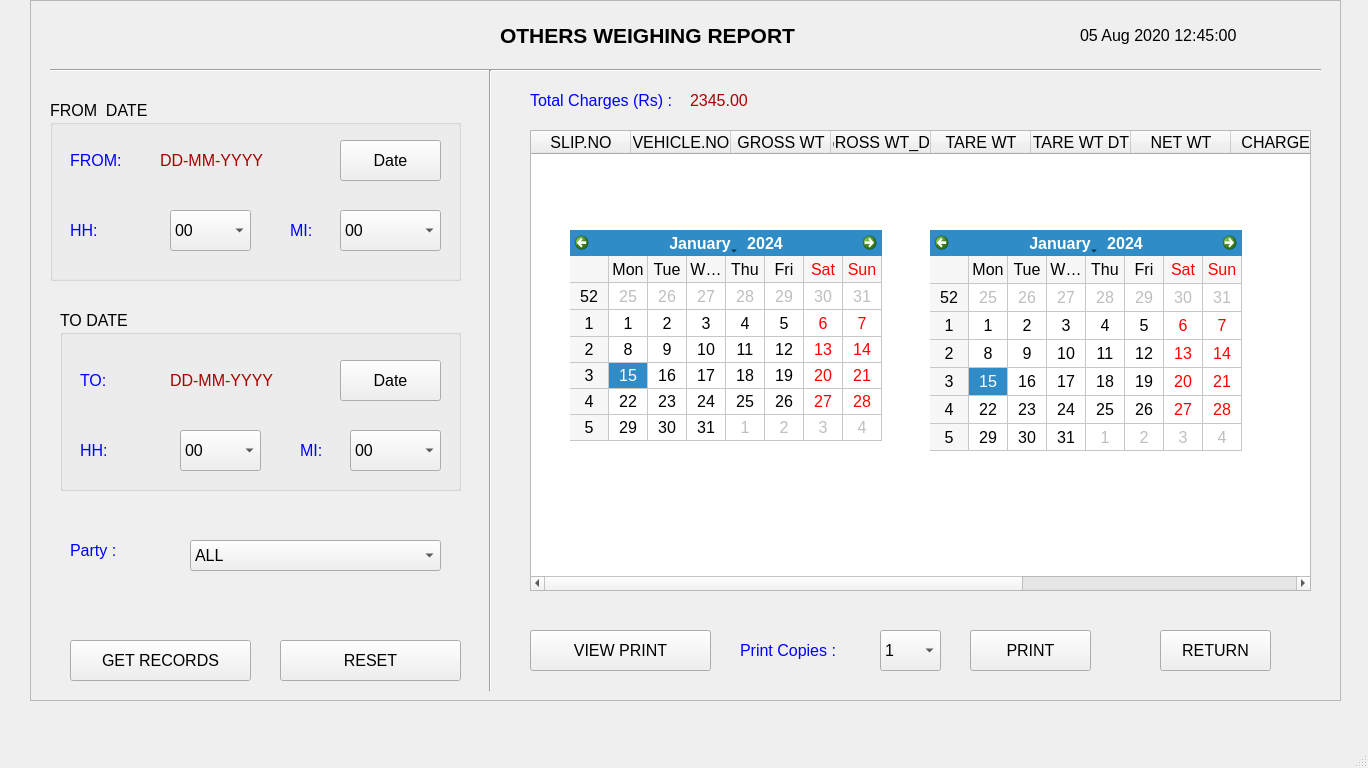
<?xml version="1.0" encoding="UTF-8"?>
<ui version="4.0">
 <class>MainWindow</class>
 <widget class="QMainWindow" name="MainWindow">
  <property name="geometry">
   <rect>
    <x>0</x>
    <y>0</y>
    <width>1368</width>
    <height>768</height>
   </rect>
  </property>
  <property name="baseSize">
   <size>
    <width>0</width>
    <height>0</height>
   </size>
  </property>
  <property name="windowTitle">
   <string>MainWindow</string>
  </property>
  <widget class="QWidget" name="centralwidget">
   <widget class="QFrame" name="frame">
    <property name="geometry">
     <rect>
      <x>30</x>
      <y>0</y>
      <width>1311</width>
      <height>701</height>
     </rect>
    </property>
    <property name="font">
     <font>
      <pointsize>12</pointsize>
     </font>
    </property>
    <property name="frameShape">
     <enum>QFrame::StyledPanel</enum>
    </property>
    <property name="frameShadow">
     <enum>QFrame::Raised</enum>
    </property>
    <widget class="QLabel" name="label_20">
     <property name="geometry">
      <rect>
       <x>1010</x>
       <y>10</y>
       <width>241</width>
       <height>51</height>
      </rect>
     </property>
     <property name="font">
      <font>
       <family>Arial</family>
       <pointsize>12</pointsize>
       <weight>50</weight>
       <bold>false</bold>
       <underline>false</underline>
      </font>
     </property>
     <property name="styleSheet">
      <string notr="true"/>
     </property>
     <property name="text">
      <string>05 Aug 2020 12:45:00 </string>
     </property>
     <property name="alignment">
      <set>Qt::AlignCenter</set>
     </property>
    </widget>
    <widget class="QPushButton" name="pushButton_9">
     <property name="geometry">
      <rect>
       <x>40</x>
       <y>640</y>
       <width>181</width>
       <height>41</height>
      </rect>
     </property>
     <property name="font">
      <font>
       <pointsize>12</pointsize>
      </font>
     </property>
     <property name="text">
      <string>GET RECORDS</string>
     </property>
    </widget>
    <widget class="Line" name="line">
     <property name="geometry">
      <rect>
       <x>20</x>
       <y>60</y>
       <width>1271</width>
       <height>20</height>
      </rect>
     </property>
     <property name="font">
      <font>
       <pointsize>12</pointsize>
      </font>
     </property>
     <property name="orientation">
      <enum>Qt::Horizontal</enum>
     </property>
    </widget>
    <widget class="Line" name="line_2">
     <property name="geometry">
      <rect>
       <x>450</x>
       <y>70</y>
       <width>20</width>
       <height>621</height>
      </rect>
     </property>
     <property name="font">
      <font>
       <pointsize>12</pointsize>
      </font>
     </property>
     <property name="orientation">
      <enum>Qt::Vertical</enum>
     </property>
    </widget>
    <widget class="QLabel" name="label_21">
     <property name="geometry">
      <rect>
       <x>40</x>
       <y>530</y>
       <width>81</width>
       <height>41</height>
      </rect>
     </property>
     <property name="font">
      <font>
       <pointsize>12</pointsize>
       <weight>50</weight>
       <bold>false</bold>
       <underline>false</underline>
      </font>
     </property>
     <property name="styleSheet">
      <string notr="true">color: rgb(0, 0, 255);</string>
     </property>
     <property name="text">
      <string>Party :</string>
     </property>
     <property name="alignment">
      <set>Qt::AlignLeading|Qt::AlignLeft|Qt::AlignVCenter</set>
     </property>
    </widget>
    <widget class="QComboBox" name="comboBox">
     <property name="geometry">
      <rect>
       <x>160</x>
       <y>540</y>
       <width>251</width>
       <height>31</height>
      </rect>
     </property>
     <property name="font">
      <font>
       <pointsize>12</pointsize>
      </font>
     </property>
     <item>
      <property name="text">
       <string>ALL</string>
      </property>
     </item>
     <item>
      <property name="text">
       <string>Party 1</string>
      </property>
     </item>
     <item>
      <property name="text">
       <string>Party 2</string>
      </property>
     </item>
     <item>
      <property name="text">
       <string>Party 3</string>
      </property>
     </item>
    </widget>
    <widget class="QLabel" name="label_33">
     <property name="geometry">
      <rect>
       <x>470</x>
       <y>20</y>
       <width>321</width>
       <height>31</height>
      </rect>
     </property>
     <property name="font">
      <font>
       <family>Arial</family>
       <pointsize>16</pointsize>
       <weight>75</weight>
       <bold>true</bold>
       <underline>false</underline>
      </font>
     </property>
     <property name="styleSheet">
      <string notr="true">color: rgb(0, 0, 0);</string>
     </property>
     <property name="text">
      <string>OTHERS WEIGHING REPORT</string>
     </property>
     <property name="alignment">
      <set>Qt::AlignLeading|Qt::AlignLeft|Qt::AlignVCenter</set>
     </property>
    </widget>
    <widget class="QPushButton" name="pushButton_11">
     <property name="geometry">
      <rect>
       <x>940</x>
       <y>630</y>
       <width>121</width>
       <height>41</height>
      </rect>
     </property>
     <property name="font">
      <font>
       <pointsize>12</pointsize>
      </font>
     </property>
     <property name="text">
      <string>PRINT</string>
     </property>
    </widget>
    <widget class="QPushButton" name="pushButton_12">
     <property name="geometry">
      <rect>
       <x>500</x>
       <y>630</y>
       <width>181</width>
       <height>41</height>
      </rect>
     </property>
     <property name="font">
      <font>
       <pointsize>12</pointsize>
      </font>
     </property>
     <property name="text">
      <string>VIEW PRINT</string>
     </property>
    </widget>
    <widget class="QPushButton" name="pushButton_13">
     <property name="geometry">
      <rect>
       <x>1130</x>
       <y>630</y>
       <width>111</width>
       <height>41</height>
      </rect>
     </property>
     <property name="font">
      <font>
       <pointsize>12</pointsize>
      </font>
     </property>
     <property name="text">
      <string>RETURN</string>
     </property>
    </widget>
    <widget class="QGroupBox" name="groupBox">
     <property name="geometry">
      <rect>
       <x>30</x>
       <y>310</y>
       <width>401</width>
       <height>181</height>
      </rect>
     </property>
     <property name="font">
      <font>
       <pointsize>12</pointsize>
      </font>
     </property>
     <property name="title">
      <string>TO DATE </string>
     </property>
     <widget class="QLabel" name="label_23">
      <property name="geometry">
       <rect>
        <x>20</x>
        <y>50</y>
        <width>61</width>
        <height>41</height>
       </rect>
      </property>
      <property name="font">
       <font>
        <pointsize>12</pointsize>
        <weight>50</weight>
        <bold>false</bold>
        <underline>false</underline>
       </font>
      </property>
      <property name="styleSheet">
       <string notr="true">color: rgb(0, 0, 255);</string>
      </property>
      <property name="text">
       <string>TO:</string>
      </property>
      <property name="alignment">
       <set>Qt::AlignLeading|Qt::AlignLeft|Qt::AlignVCenter</set>
      </property>
     </widget>
     <widget class="QLabel" name="label_35">
      <property name="geometry">
       <rect>
        <x>110</x>
        <y>50</y>
        <width>151</width>
        <height>41</height>
       </rect>
      </property>
      <property name="font">
       <font>
        <pointsize>12</pointsize>
        <weight>50</weight>
        <bold>false</bold>
        <underline>false</underline>
       </font>
      </property>
      <property name="styleSheet">
       <string notr="true">color: rgb(170, 0, 0);</string>
      </property>
      <property name="text">
       <string>DD-MM-YYYY </string>
      </property>
      <property name="alignment">
       <set>Qt::AlignLeading|Qt::AlignLeft|Qt::AlignVCenter</set>
      </property>
     </widget>
     <widget class="QPushButton" name="pushButton_14">
      <property name="geometry">
       <rect>
        <x>280</x>
        <y>50</y>
        <width>101</width>
        <height>41</height>
       </rect>
      </property>
      <property name="font">
       <font>
        <pointsize>12</pointsize>
       </font>
      </property>
      <property name="text">
       <string>Date</string>
      </property>
     </widget>
     <widget class="QLabel" name="label_26">
      <property name="geometry">
       <rect>
        <x>20</x>
        <y>120</y>
        <width>71</width>
        <height>41</height>
       </rect>
      </property>
      <property name="font">
       <font>
        <pointsize>12</pointsize>
        <weight>50</weight>
        <bold>false</bold>
        <underline>false</underline>
       </font>
      </property>
      <property name="styleSheet">
       <string notr="true">color: rgb(0, 0, 255);</string>
      </property>
      <property name="text">
       <string>HH:</string>
      </property>
      <property name="alignment">
       <set>Qt::AlignLeading|Qt::AlignLeft|Qt::AlignVCenter</set>
      </property>
     </widget>
     <widget class="QComboBox" name="comboBox_4">
      <property name="geometry">
       <rect>
        <x>120</x>
        <y>120</y>
        <width>81</width>
        <height>41</height>
       </rect>
      </property>
      <property name="font">
       <font>
        <pointsize>12</pointsize>
       </font>
      </property>
      <item>
       <property name="text">
        <string>00</string>
       </property>
      </item>
      <item>
       <property name="text">
        <string>01</string>
       </property>
      </item>
      <item>
       <property name="text">
        <string>02</string>
       </property>
      </item>
      <item>
       <property name="text">
        <string>03</string>
       </property>
      </item>
     </widget>
     <widget class="QLabel" name="label_27">
      <property name="geometry">
       <rect>
        <x>240</x>
        <y>120</y>
        <width>41</width>
        <height>41</height>
       </rect>
      </property>
      <property name="font">
       <font>
        <pointsize>12</pointsize>
        <weight>50</weight>
        <bold>false</bold>
        <underline>false</underline>
       </font>
      </property>
      <property name="styleSheet">
       <string notr="true">color: rgb(0, 0, 255);</string>
      </property>
      <property name="text">
       <string>MI:</string>
      </property>
      <property name="alignment">
       <set>Qt::AlignLeading|Qt::AlignLeft|Qt::AlignVCenter</set>
      </property>
     </widget>
     <widget class="QComboBox" name="comboBox_5">
      <property name="geometry">
       <rect>
        <x>290</x>
        <y>120</y>
        <width>91</width>
        <height>41</height>
       </rect>
      </property>
      <property name="font">
       <font>
        <pointsize>12</pointsize>
       </font>
      </property>
      <item>
       <property name="text">
        <string>00</string>
       </property>
      </item>
      <item>
       <property name="text">
        <string>01</string>
       </property>
      </item>
      <item>
       <property name="text">
        <string>02</string>
       </property>
      </item>
      <item>
       <property name="text">
        <string>03</string>
       </property>
      </item>
     </widget>
    </widget>
    <widget class="QGroupBox" name="groupBox_2">
     <property name="geometry">
      <rect>
       <x>20</x>
       <y>100</y>
       <width>411</width>
       <height>181</height>
      </rect>
     </property>
     <property name="font">
      <font>
       <pointsize>12</pointsize>
      </font>
     </property>
     <property name="title">
      <string>FROM  DATE </string>
     </property>
     <widget class="QLabel" name="label_28">
      <property name="geometry">
       <rect>
        <x>20</x>
        <y>40</y>
        <width>61</width>
        <height>41</height>
       </rect>
      </property>
      <property name="font">
       <font>
        <pointsize>12</pointsize>
        <weight>50</weight>
        <bold>false</bold>
        <underline>false</underline>
       </font>
      </property>
      <property name="styleSheet">
       <string notr="true">color: rgb(0, 0, 255);</string>
      </property>
      <property name="text">
       <string>FROM:</string>
      </property>
      <property name="alignment">
       <set>Qt::AlignLeading|Qt::AlignLeft|Qt::AlignVCenter</set>
      </property>
     </widget>
     <widget class="QLabel" name="label_36">
      <property name="geometry">
       <rect>
        <x>110</x>
        <y>40</y>
        <width>151</width>
        <height>41</height>
       </rect>
      </property>
      <property name="font">
       <font>
        <pointsize>12</pointsize>
        <weight>50</weight>
        <bold>false</bold>
        <underline>false</underline>
       </font>
      </property>
      <property name="styleSheet">
       <string notr="true">color: rgb(170, 0, 0);</string>
      </property>
      <property name="text">
       <string>DD-MM-YYYY </string>
      </property>
      <property name="alignment">
       <set>Qt::AlignLeading|Qt::AlignLeft|Qt::AlignVCenter</set>
      </property>
     </widget>
     <widget class="QPushButton" name="pushButton_15">
      <property name="geometry">
       <rect>
        <x>290</x>
        <y>40</y>
        <width>101</width>
        <height>41</height>
       </rect>
      </property>
      <property name="font">
       <font>
        <pointsize>12</pointsize>
       </font>
      </property>
      <property name="text">
       <string>Date</string>
      </property>
     </widget>
     <widget class="QLabel" name="label_29">
      <property name="geometry">
       <rect>
        <x>20</x>
        <y>110</y>
        <width>61</width>
        <height>41</height>
       </rect>
      </property>
      <property name="font">
       <font>
        <pointsize>12</pointsize>
        <weight>50</weight>
        <bold>false</bold>
        <underline>false</underline>
       </font>
      </property>
      <property name="styleSheet">
       <string notr="true">color: rgb(0, 0, 255);</string>
      </property>
      <property name="text">
       <string>HH:</string>
      </property>
      <property name="alignment">
       <set>Qt::AlignLeading|Qt::AlignLeft|Qt::AlignVCenter</set>
      </property>
     </widget>
     <widget class="QComboBox" name="comboBox_6">
      <property name="geometry">
       <rect>
        <x>120</x>
        <y>110</y>
        <width>81</width>
        <height>41</height>
       </rect>
      </property>
      <property name="font">
       <font>
        <pointsize>12</pointsize>
       </font>
      </property>
      <item>
       <property name="text">
        <string>00</string>
       </property>
      </item>
      <item>
       <property name="text">
        <string>01</string>
       </property>
      </item>
      <item>
       <property name="text">
        <string>02</string>
       </property>
      </item>
      <item>
       <property name="text">
        <string>03</string>
       </property>
      </item>
     </widget>
     <widget class="QLabel" name="label_30">
      <property name="geometry">
       <rect>
        <x>240</x>
        <y>110</y>
        <width>51</width>
        <height>41</height>
       </rect>
      </property>
      <property name="font">
       <font>
        <pointsize>12</pointsize>
        <weight>50</weight>
        <bold>false</bold>
        <underline>false</underline>
       </font>
      </property>
      <property name="styleSheet">
       <string notr="true">color: rgb(0, 0, 255);</string>
      </property>
      <property name="text">
       <string>MI:</string>
      </property>
      <property name="alignment">
       <set>Qt::AlignLeading|Qt::AlignLeft|Qt::AlignVCenter</set>
      </property>
     </widget>
     <widget class="QComboBox" name="comboBox_7">
      <property name="geometry">
       <rect>
        <x>290</x>
        <y>110</y>
        <width>101</width>
        <height>41</height>
       </rect>
      </property>
      <property name="font">
       <font>
        <pointsize>12</pointsize>
       </font>
      </property>
      <item>
       <property name="text">
        <string>00</string>
       </property>
      </item>
      <item>
       <property name="text">
        <string>01</string>
       </property>
      </item>
      <item>
       <property name="text">
        <string>02</string>
       </property>
      </item>
      <item>
       <property name="text">
        <string>03</string>
       </property>
      </item>
     </widget>
    </widget>
    <widget class="QComboBox" name="comboBox_2">
     <property name="geometry">
      <rect>
       <x>850</x>
       <y>630</y>
       <width>61</width>
       <height>41</height>
      </rect>
     </property>
     <property name="font">
      <font>
       <pointsize>12</pointsize>
      </font>
     </property>
     <item>
      <property name="text">
       <string>1</string>
      </property>
     </item>
     <item>
      <property name="text">
       <string>2</string>
      </property>
     </item>
     <item>
      <property name="text">
       <string>3</string>
      </property>
     </item>
     <item>
      <property name="text">
       <string>4</string>
      </property>
     </item>
     <item>
      <property name="text">
       <string>5</string>
      </property>
     </item>
    </widget>
    <widget class="QLabel" name="label_22">
     <property name="geometry">
      <rect>
       <x>710</x>
       <y>630</y>
       <width>111</width>
       <height>41</height>
      </rect>
     </property>
     <property name="font">
      <font>
       <pointsize>12</pointsize>
       <weight>50</weight>
       <bold>false</bold>
       <underline>false</underline>
      </font>
     </property>
     <property name="styleSheet">
      <string notr="true">color: rgb(0, 0, 255);</string>
     </property>
     <property name="text">
      <string>Print Copies :</string>
     </property>
     <property name="alignment">
      <set>Qt::AlignLeading|Qt::AlignLeft|Qt::AlignVCenter</set>
     </property>
    </widget>
    <widget class="QPushButton" name="pushButton_10">
     <property name="geometry">
      <rect>
       <x>250</x>
       <y>640</y>
       <width>181</width>
       <height>41</height>
      </rect>
     </property>
     <property name="font">
      <font>
       <pointsize>12</pointsize>
      </font>
     </property>
     <property name="text">
      <string>RESET</string>
     </property>
    </widget>
    <widget class="QTableWidget" name="tableWidget">
     <property name="geometry">
      <rect>
       <x>500</x>
       <y>130</y>
       <width>781</width>
       <height>461</height>
      </rect>
     </property>
     <property name="font">
      <font>
       <family>Arial</family>
       <pointsize>12</pointsize>
      </font>
     </property>
     <column>
      <property name="text">
       <string>SLIP.NO</string>
      </property>
     </column>
     <column>
      <property name="text">
       <string>VEHICLE.NO</string>
      </property>
     </column>
     <column>
      <property name="text">
       <string>GROSS WT</string>
      </property>
     </column>
     <column>
      <property name="text">
       <string>GROSS WT_DT</string>
      </property>
     </column>
     <column>
      <property name="text">
       <string>TARE WT</string>
      </property>
     </column>
     <column>
      <property name="text">
       <string>TARE WT DT</string>
      </property>
     </column>
     <column>
      <property name="text">
       <string>NET WT</string>
      </property>
     </column>
     <column>
      <property name="text">
       <string>CHARGES</string>
      </property>
     </column>
     <column>
      <property name="text">
       <string>DRIVER</string>
      </property>
     </column>
     <column>
      <property name="text">
       <string>PARTY NAME</string>
      </property>
     </column>
     <column>
      <property name="text">
       <string>MATERIAL</string>
      </property>
     </column>
    </widget>
    <widget class="QLabel" name="label_24">
     <property name="geometry">
      <rect>
       <x>500</x>
       <y>80</y>
       <width>151</width>
       <height>41</height>
      </rect>
     </property>
     <property name="font">
      <font>
       <pointsize>12</pointsize>
       <weight>50</weight>
       <bold>false</bold>
       <underline>false</underline>
      </font>
     </property>
     <property name="styleSheet">
      <string notr="true">color: rgb(0, 0, 255);</string>
     </property>
     <property name="text">
      <string>Total Charges (Rs) :</string>
     </property>
     <property name="alignment">
      <set>Qt::AlignLeading|Qt::AlignLeft|Qt::AlignVCenter</set>
     </property>
    </widget>
    <widget class="QLabel" name="label_37">
     <property name="geometry">
      <rect>
       <x>660</x>
       <y>80</y>
       <width>151</width>
       <height>41</height>
      </rect>
     </property>
     <property name="font">
      <font>
       <pointsize>12</pointsize>
       <weight>50</weight>
       <bold>false</bold>
       <underline>false</underline>
      </font>
     </property>
     <property name="styleSheet">
      <string notr="true">color: rgb(170, 0, 0);</string>
     </property>
     <property name="text">
      <string>2345.00</string>
     </property>
     <property name="alignment">
      <set>Qt::AlignLeading|Qt::AlignLeft|Qt::AlignVCenter</set>
     </property>
    </widget>
    <widget class="QCalendarWidget" name="calendarWidget">
     <property name="geometry">
      <rect>
       <x>540</x>
       <y>230</y>
       <width>312</width>
       <height>211</height>
      </rect>
     </property>
     <property name="gridVisible">
      <bool>true</bool>
     </property>
    </widget>
    <widget class="QCalendarWidget" name="calendarWidget_2">
     <property name="geometry">
      <rect>
       <x>900</x>
       <y>230</y>
       <width>312</width>
       <height>221</height>
      </rect>
     </property>
     <property name="gridVisible">
      <bool>true</bool>
     </property>
    </widget>
   </widget>
  </widget>
  <widget class="QMenuBar" name="menubar">
   <property name="geometry">
    <rect>
     <x>0</x>
     <y>0</y>
     <width>1368</width>
     <height>21</height>
    </rect>
   </property>
  </widget>
  <widget class="QStatusBar" name="statusbar"/>
 </widget>
 <resources/>
 <connections/>
</ui>
